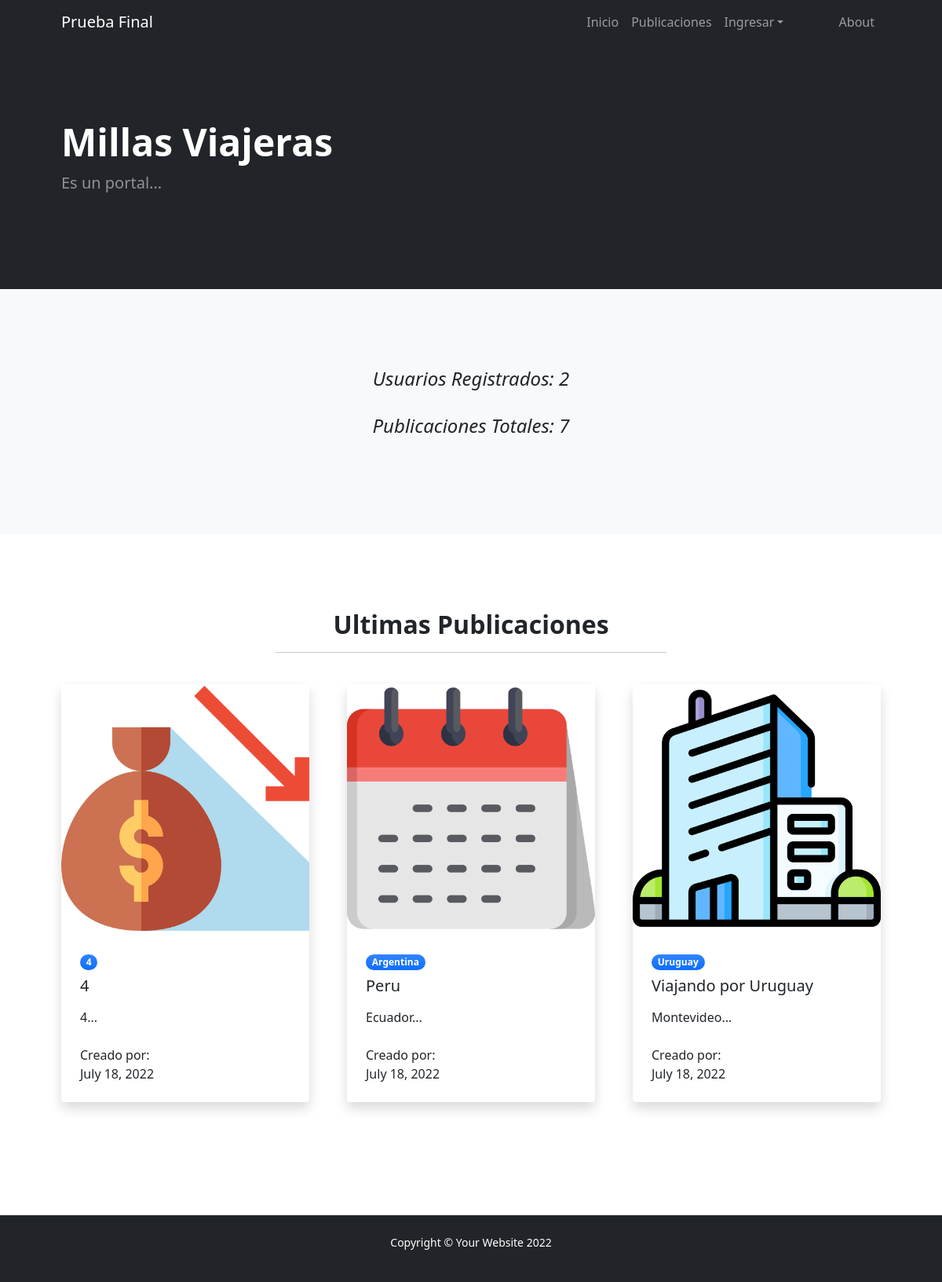
The app's page /, older data.
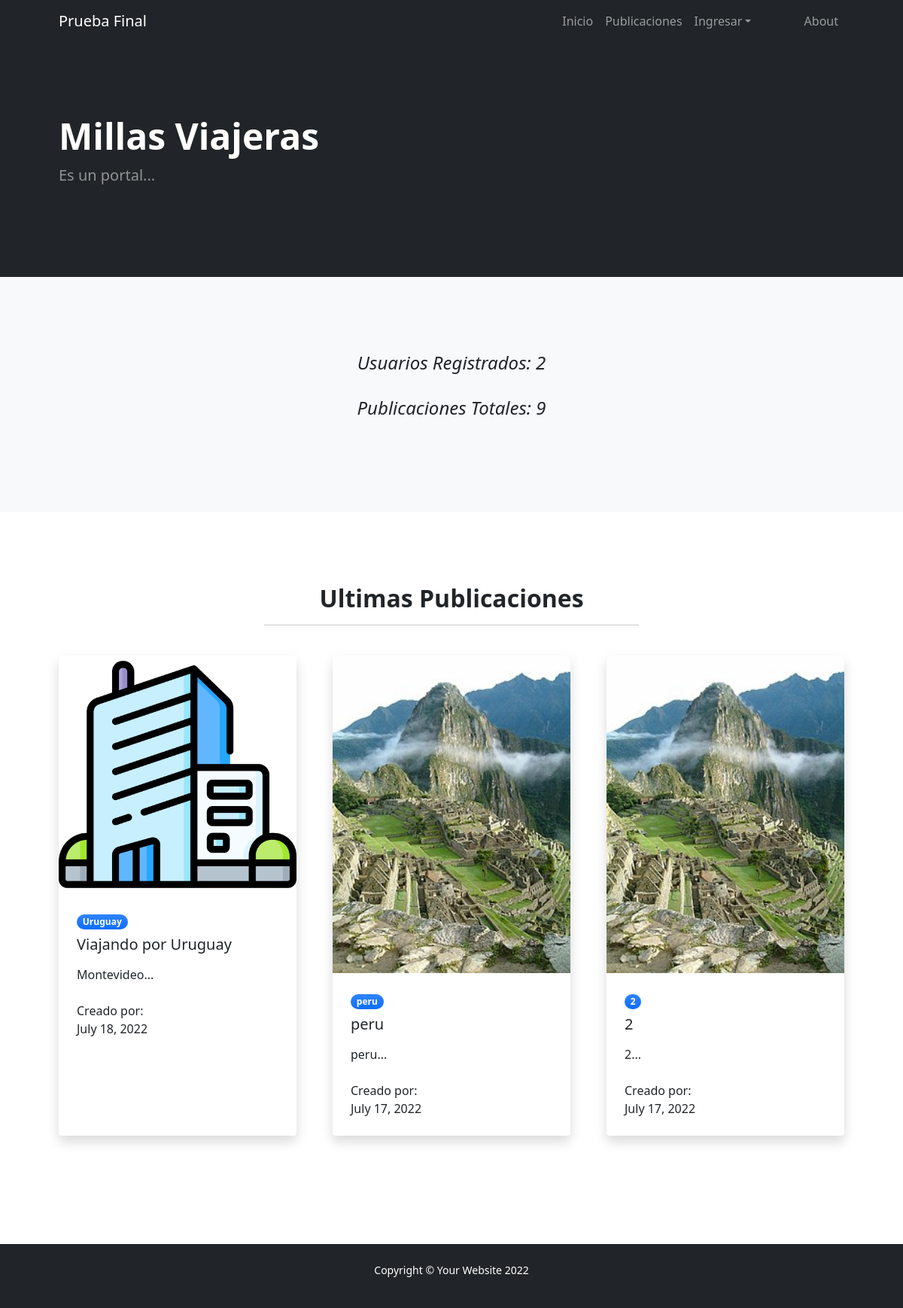
The same page, newer data.
### PruebaFinalApp/models.py (models this page shows)
class Publicaciones(models.Model):
    imagen = models.ImageField(null=True, blank=True)
    pais = models.CharField(max_length=50)
    titulo = models.CharField(max_length=50)
    descripcion = RichTextField(blank=True , null=True)
    fecha_viaje = models.DateField()
    autor = models.ForeignKey(User, blank=True, null=True, on_delete=models.SET_NULL)
    class Meta:
        verbose_name_plural = "Publicaciones"
        db_table = "imageupload"

### PruebaFinalApp/views.py (the view)
# urls.py: path('', inicio),
def inicio(request):
    publicaciones = Publicaciones.objects.all()
    ultimas = publicaciones[len(publicaciones)-4:len(publicaciones)-1]
    ultima_publicacion = publicaciones[publicaciones.count()-1]
    total_publicaciones = publicaciones.count()
    usuarios = User.objects.all()
    total_usuarios = usuarios.count()
    return render(request, "PruebaFinalApp/index.html", {"publicaciones":ultimas, 'total_usuarios':total_usuarios, 'total_publicaciones':total_publicaciones, 'ultima_publicacion':ultima_publicacion})

### PruebaFinalApp/templates/PruebaFinalApp/index.html (shortened to what this page needs)
{%extends 'PruebaFinalApp/base.html'%}
{%block contenido%}
{%load static%}
            <header class="bg-dark py-5">
                <div class="container px-5">
                    <div class="row gx-5 align-items-center justify-content-center">
                        <div class="col-lg-8 col-xl-7 col-xxl-6">
                            <div class="my-5 text-center text-xl-start">
                                <h1 class="display-5 fw-bolder text-white mb-2">Millas Viajeras</h1>
                                <p class="lead fw-normal text-white-50 mb-4">Es un portal...</p>
                            </div>
                        </div>
                        <div class="col-xl-5 col-xxl-6 d-none d-xl-block text-center"><img class="img-fluid rounded-3 my-5" src="" alt="" /></div>
                    </div>
                </div>
            </header>
            <div class="py-5 bg-light">
                <div class="container px-5 my-5">
                    <div class="row gx-5 justify-content-center">
                        <div class="col-lg-10 col-xl-7">
                            <div class="text-center">
                                <div class="fs-4 mb-4 fst-italic">Usuarios Registrados: {{total_usuarios}}</div>
                                <div class="fs-4 mb-4 fst-italic">Publicaciones Totales: {{total_publicaciones}}</div>
                            </div>
                        </div>
                    </div>
                </div>
            </div>
            <section class="py-5">
                <div class="container px-5 my-5">
                    <div class="row gx-5 justify-content-center">
                        <div class="col-lg-8 col-xl-6">
                            <div class="text-center">
                                <h2 class="fw-bolder">Ultimas Publicaciones</h2>
                                <hr>
                                <br>
                            </div>
                        </div>
                    </div>
                    <div class="row gx-5">
                        {%if publicaciones|length == 0 %}
                        <h1>No hay publicaciones aun...</h1>
                        {%else%}
                            {%for publicacion in publicaciones%}
                            <div class="col-lg-4 mb-5">
                                <div class="card h-100 shadow border-0">
                                    <img class="card-img-top" src="{{publicacion.imagen.url}}" alt="..." />
                                    <div class="card-body p-4">
                                        <div class="badge bg-primary bg-gradient rounded-pill mb-2">{{publicacion.pais}}</div>
                                        <a class="text-decoration-none link-dark stretched-link" href="{%url 'publicaciones' %}"><h5 class="card-title mb-3">{{publicacion.titulo}}</h5></a>
                                        <p class="card-text mb-0">{{publicacion.descripcion|slice:120}}...</p>
                                        <br>
                                        <p class="card-text mb-0">Creado por: </p>
                                        <p class="card-text mb-0">{{publicacion.fecha_viaje}}</p>
                                    </div>
                                </div>
                            </div>
                            {%endfor%}
                        {%endif%}
                    </div>
                </div>
            </section>
        </main>
{%endblock%}

Row changes from the older to the newer data that the page shows:
no longer on this page (row unchanged): Publicaciones: imagen (picture), pais "4", titulo "4", descripcion "4", fecha_viaje "July 18, 2022"
no longer on this page (row unchanged): Publicaciones: imagen (picture), pais "Argentina", titulo "Peru", descripcion "Ecuador", fecha_viaje "July 18, 2022"
now on this page (row edited): Publicaciones: imagen (picture), pais "peru", titulo "peru", descripcion "peru", fecha_viaje "July 17, 2022"
added Publicaciones: imagen (picture), pais "2", titulo "2", descripcion "2", fecha_viaje "July 17, 2022"
Text that changed along with them:
{{ total_publicaciones }}: "7" → "9"
